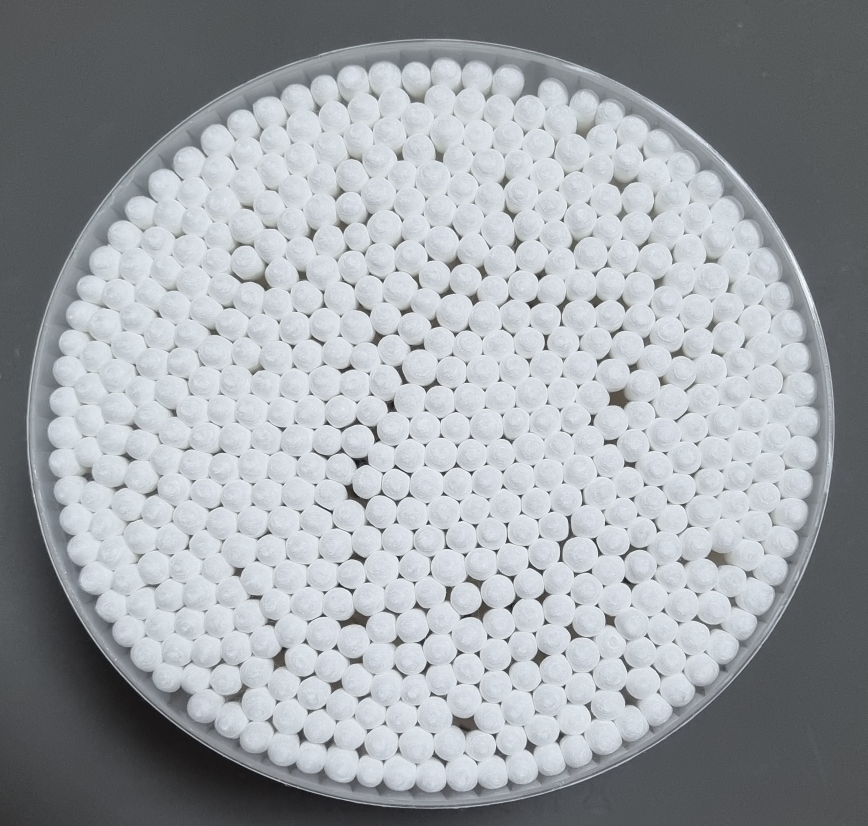
#> input picture team1/소스코드_week5/bong44.jpg, 1735 x 1652 px (shown at 1/2 size)
$ python '[5]birdview3.py'
#> lines starting #> are read from the running program, lines starting #| are printed output that depends on the picture; after the words box and inside, x2 and y2 are one past the last pixel; in counts of white or black regions, pixels touching at a corner belong together
#https://nikolasent.github.io/opencv/2017/05/07/Bird's-Eye-View-Transformation.html

import cv2
import numpy as np
import matplotlib.pyplot as plt

img = cv2.imread('bong44.jpg') # Read the test img
#> img is the input picture: shape (1652, 1735, 3); mean B, G, R 167.4, 162.8, 158.1

# [x, y]
src_1 = [20, 330]
src_2 = [1053, 332]
src_3 = [1165, 814]
src_4 = [63, 814]

dst_1 = [0, 0]
dst_2 = [1609, 0]
dst_3 = [1609, 814]
dst_4 = [0, 814]

src = np.float32([[src_1[0], src_1[1]],
                 [src_2[0], src_2[1]],
                 [src_3[0], src_3[1]],
                 [src_4[0], src_4[1]]])

dst = np.float32([[dst_1[0], dst_1[1]],
                 [dst_2[0], dst_2[1]],
                 [dst_3[0], dst_3[1]],
                 [dst_4[0], dst_4[1]]])

M = cv2.getPerspectiveTransform(src, dst) # The transformation matrix
warped_img = cv2.warpPerspective(img, M, (1609, 814)) # Image warping
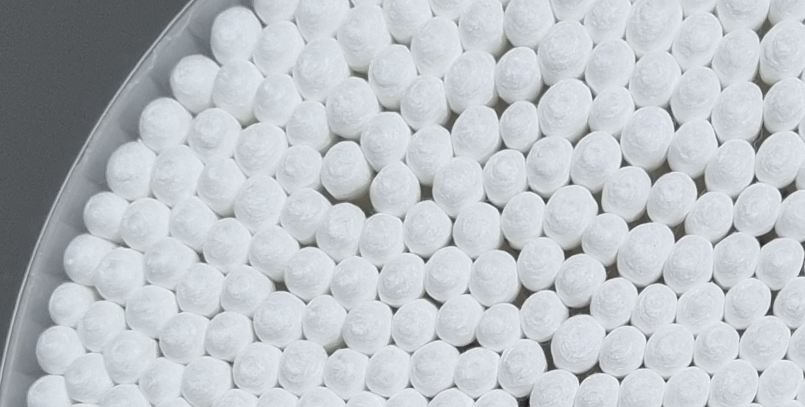
#> warped_img: shape (814, 1609, 3) (shown at 1/2 size); mean B, G, R 200.2, 195.3, 190.1

#Minv = cv2.getPerspectiveTransform(dst, src) # Inverse transformation
#img_inv = cv2.warpPerspective(warped_img, Minv, (IMAGE_W, IMAGE_H)) # Inverse transformation

red_color = (0, 0, 255)
img = cv2.circle(img, (src_1[0], src_1[1]), 10, red_color, -1)
#> img: shape (1652, 1735, 3); 0.01% of pixels changed, all inside (x1, y1, x2, y2) = (10, 320, 31, 341)
img = cv2.circle(img, (src_2[0], src_2[1]), 10, red_color, -1)
#> img: shape (1652, 1735, 3); mean B, G, R 167.4, 162.7, 158.2
img = cv2.circle(img, (src_3[0], src_3[1]), 10, red_color, -1)
#> img: shape (1652, 1735, 3); mean B, G, R 167.4, 162.7, 158.2
img = cv2.circle(img, (src_4[0], src_4[1]), 10, red_color, -1)
#> img: shape (1652, 1735, 3); mean B, G, R 167.3, 162.7, 158.2

img = cv2.line(img, (src_1[0], src_1[1]), (src_2[0], src_2[1]), red_color,1)
#> img: shape (1652, 1735, 3); mean B, G, R 167.3, 162.6, 158.2
img = cv2.line(img, (src_2[0], src_2[1]), (src_3[0], src_3[1]), red_color,1)
#> img: shape (1652, 1735, 3); mean B, G, R 167.3, 162.6, 158.2
img = cv2.line(img, (src_3[0], src_3[1]), (src_4[0], src_4[1]), red_color,1)
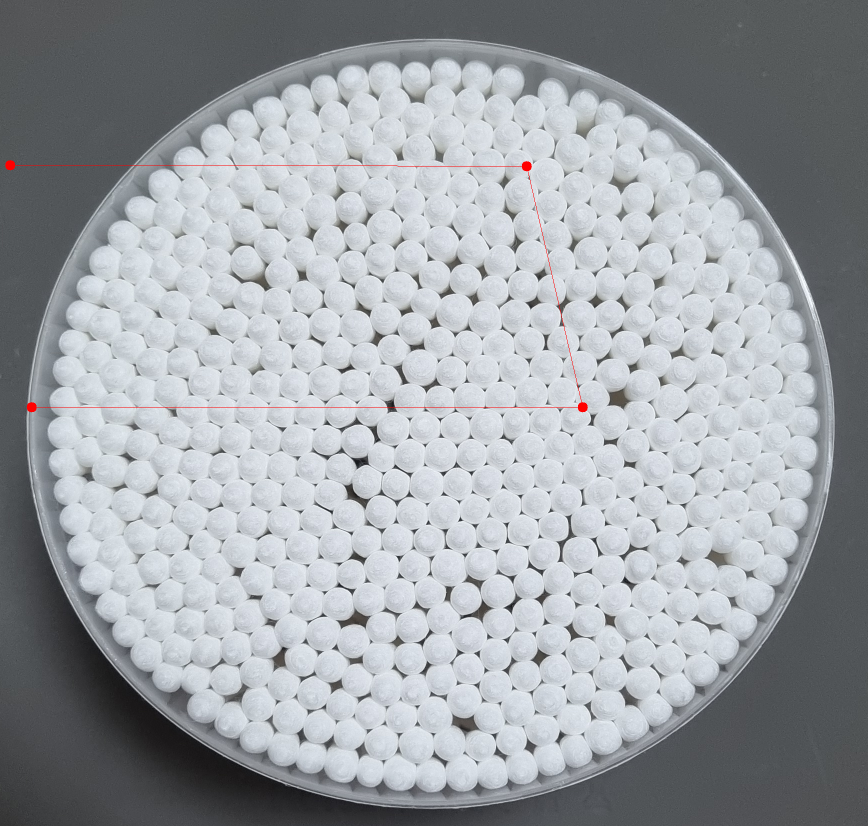
#> img: shape (1652, 1735, 3) (shown at 1/2 size); mean B, G, R 167.2, 162.5, 158.2
img = cv2.line(img, (src_4[0], src_4[1]), (src_1[0], src_1[1]), red_color,1)
#> img: shape (1652, 1735, 3); 0.02% of pixels changed, all inside (x1, y1, x2, y2) = (21, 340, 63, 805)

cv2.imshow('img', img) # Show results
cv2.imshow('warped_img', warped_img) # Show results
cv2.waitKey(0)
cv2.destroyAllWindows()
